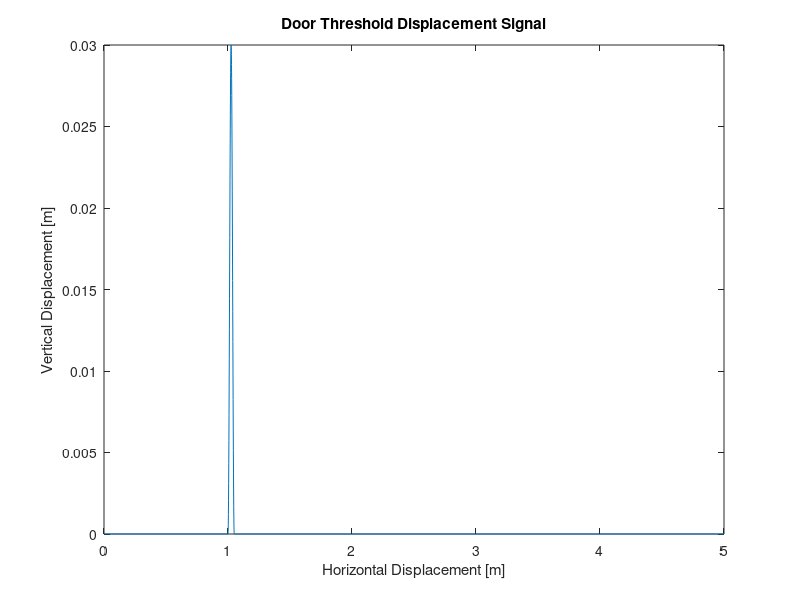

This figure's MATLAB source: (Note: this script raises an error after producing the figure.)
%SYDE 351 Final Project
%Group 27
%Task 4

clear;
clc;

%floor dimensions given in m
threshold_width = 0.05;
threshold_height = 0.03;
floor_length = 5;
start_distance = 1;

%generate number of points in the graph
x = linspace(0, floor_length, 5000);
y = zeros(size(x));

%generate graph
for i = 1:size(y, 2)
   if ((start_distance <= x(i)) && (x(i) <= start_distance + threshold_width))
       y(i) = (x(i) - start_distance) * 2 * pi / threshold_width;
       y(i) = (1 - cos(y(i))) * 0.5 * threshold_height;
   else
       y(i) = 0;   
   end
end

%plot the graph
plot(x, y);
title('Door Threshold Displacement Signal');
xlabel('Horizontal Displacement [m]');
ylabel('Vertical Displacement [m]');

%test the vertical displacement in the vibration simulation
t = x;
[t_simulation, y_simulation, d_simulation, x_simulation, result] = run_vibration_simulation(t, y);

%check if the drink spills
disp(result);
